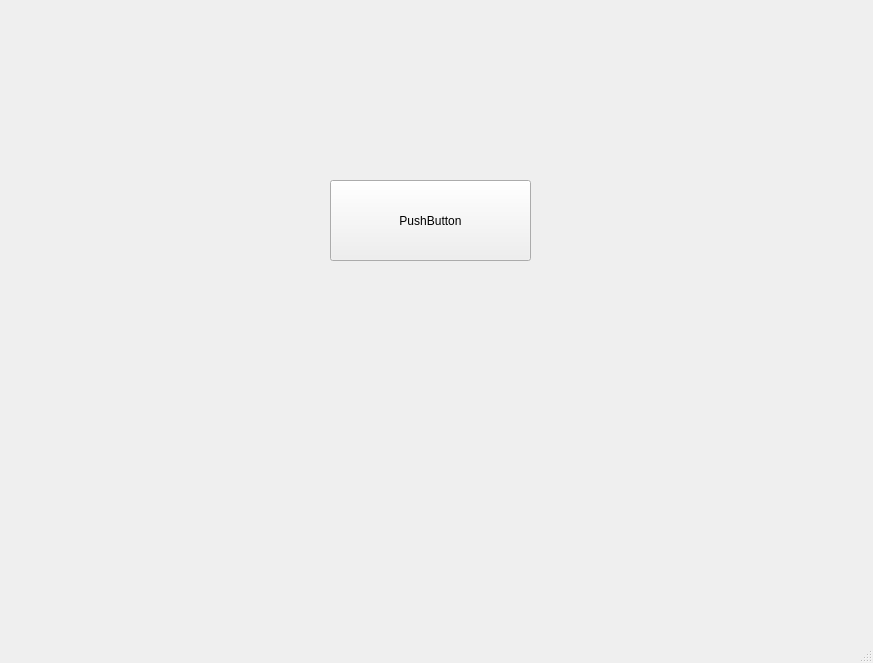
<?xml version="1.0" encoding="UTF-8"?>
<ui version="4.0">
 <class>MainWindow1</class>
 <widget class="QMainWindow" name="MainWindow1">
  <property name="geometry">
   <rect>
    <x>0</x>
    <y>0</y>
    <width>873</width>
    <height>663</height>
   </rect>
  </property>
  <property name="windowTitle">
   <string>MainWindow</string>
  </property>
  <widget class="QWidget" name="centralwidget">
   <widget class="QPushButton" name="pushButton">
    <property name="geometry">
     <rect>
      <x>330</x>
      <y>180</y>
      <width>201</width>
      <height>81</height>
     </rect>
    </property>
    <property name="text">
     <string>PushButton</string>
    </property>
   </widget>
  </widget>
  <widget class="QMenuBar" name="menubar">
   <property name="geometry">
    <rect>
     <x>0</x>
     <y>0</y>
     <width>873</width>
     <height>26</height>
    </rect>
   </property>
  </widget>
  <widget class="QStatusBar" name="statusbar"/>
 </widget>
 <resources/>
 <connections/>
</ui>
